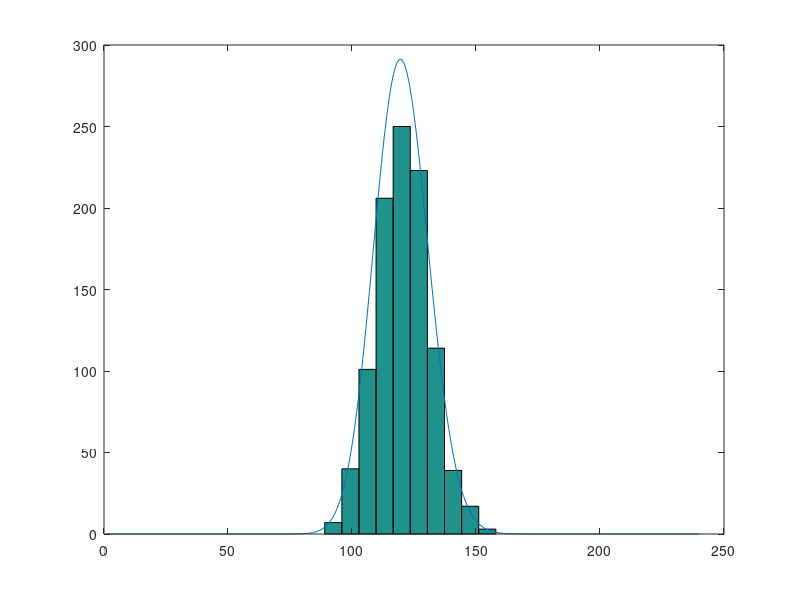

The MATLAB script that drew this image:
divide=10000;%divider
pavr=120/divide;
pdf=[];
for i=1:1000
    x=rand(divide,1);
    trails=x<pavr;
    pdf(i)=sum(trails);
end
figure(1)
hist(pdf)
hold
x=[];
for i=1:240
    x(i)=poisspdf(i,120);
end
x=x.*8000;
plot(x)
    
